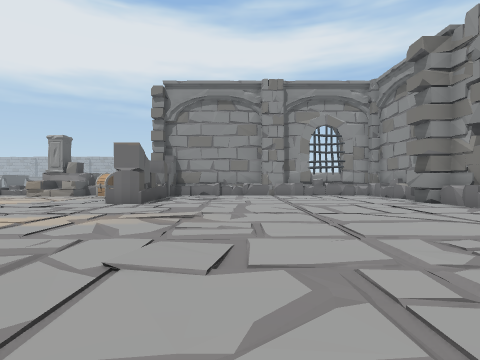
[1] (above)

23 first-person views from a walk through a scene from a Unity 3-D project. The camera is 1.4 m above the floor, looks level and sees 80° across. The floor is counted in squares, 2 m on a side. Each view is taken from the middle of a square. On the plan, view 1 faces up. The plan holds only what a view shows up to about 10 squares ahead; the rest is blank. The place goes on beyond the plan. The player is left out.

[2]
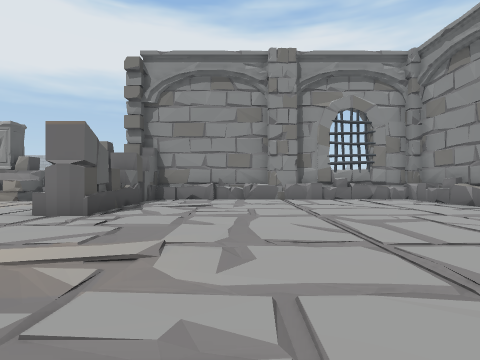

[3]
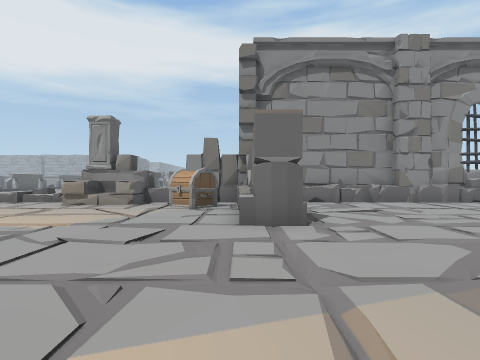

[4]
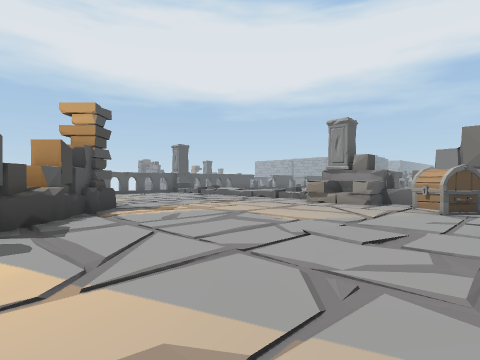

[5]
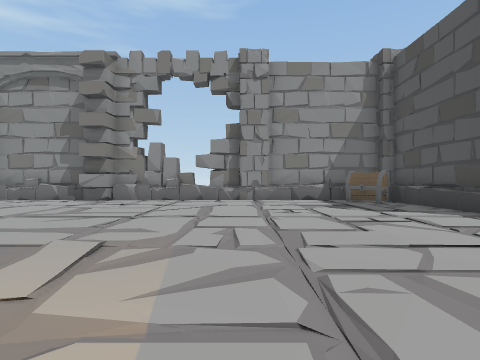

[6]
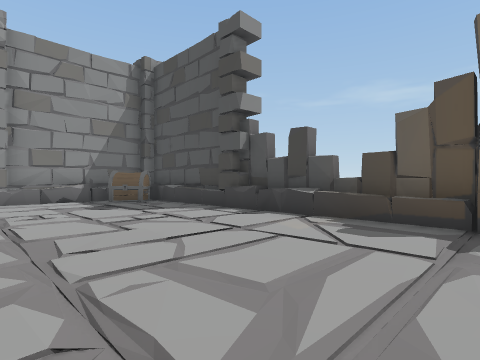

[7]
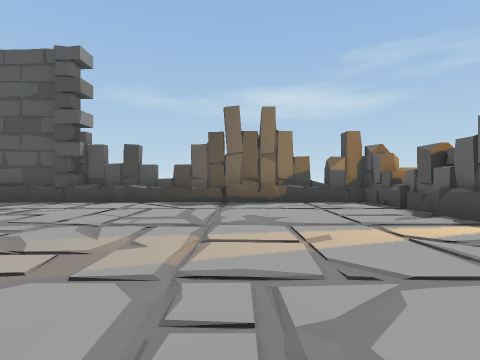

[8]
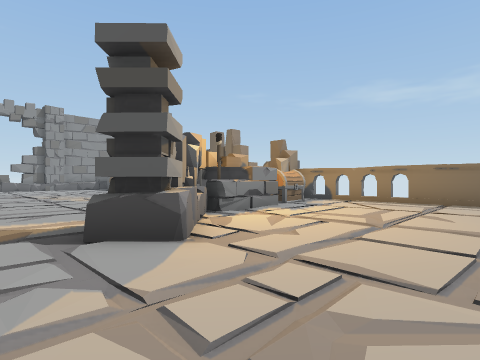

[9]
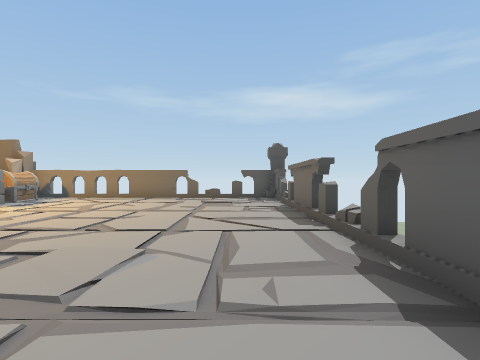

[10]
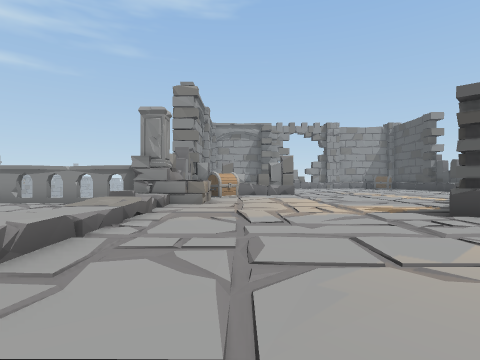

[11]
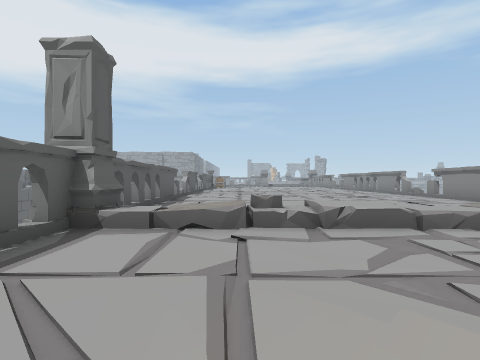

[12]
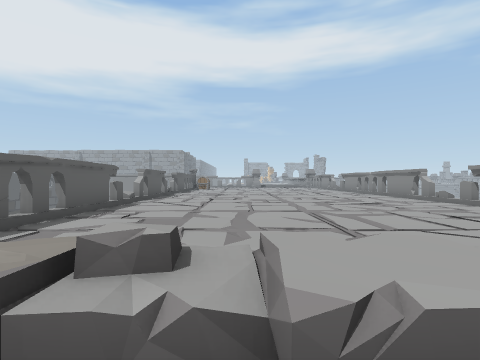

[13]
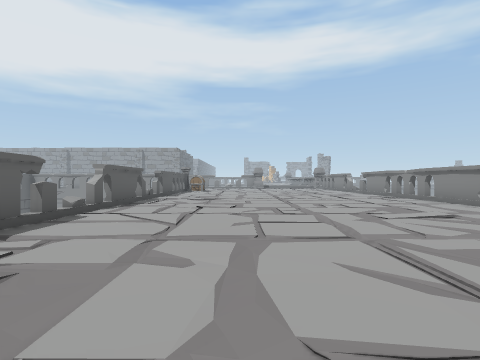

[14]
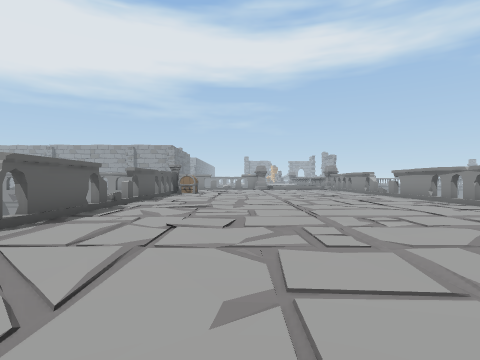

[15]
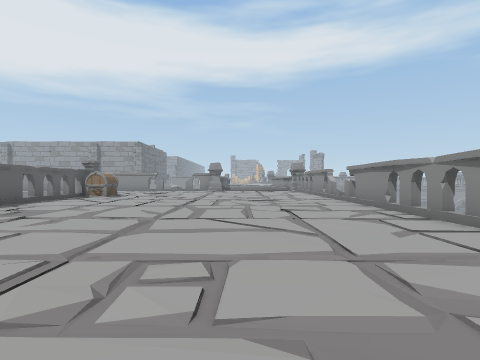

[16]
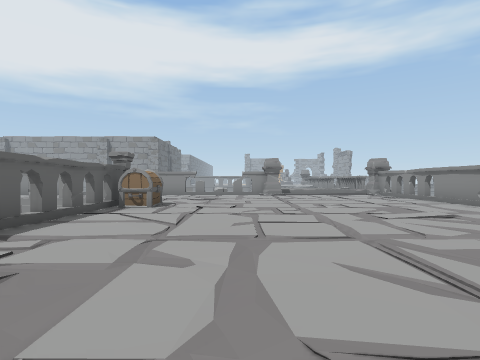

[17]
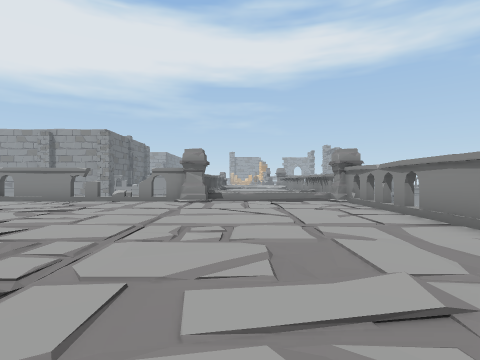

[18]
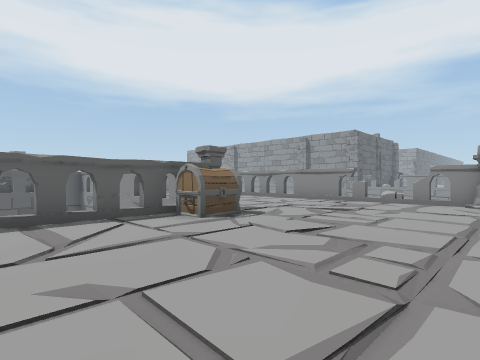

[19]
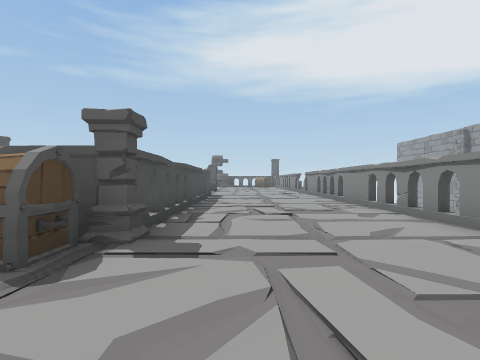

[20]
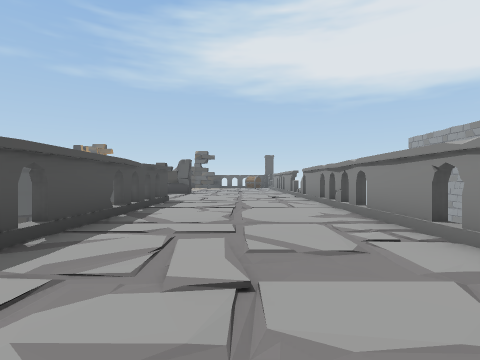

[21]
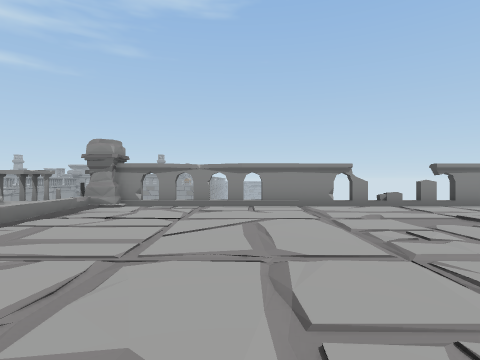

[22]
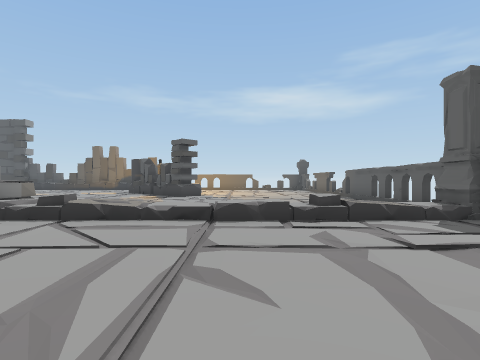

[23]
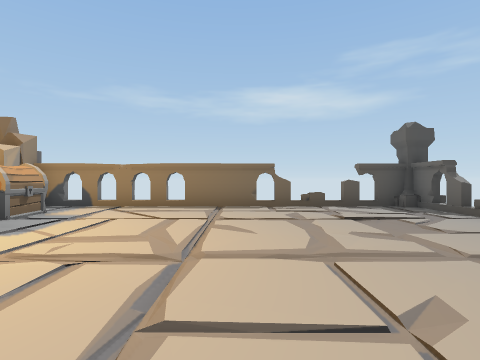

### Floor plan
Key: @ floor where view 1 was taken; # wall or solid block; x gap in a wall; . main floor; : floor 0.5 m higher than the main floor; / step, stairs or slope; = window, fence, low wall or low ledge; ^ raised ledge; v drop or lower ground; P pillar; C chest; T torch.
Columns run from 28 left of view 1 to 7 right of it. Each row starts with its distance up from view 1.
 39 ###########vv##P:::PP
 38 ..............//.../P
 37 ....................x
 36 ......./..../.......x
 35 ....................x
 34 ........#.P.........#
 33 #xxx##xxv#PC........#
 32 v        vC.........x
 31          v#....../..
 30          x..........v
 29          #.........#v
 28          #..........#
 27          v..........x
 26           ../.......x
 25          x..........x
 24          #..........#
 23          #..........#
 22          x..........x
 21          v#....../..v
 20          v..........v
 19          #.........#
 18          #..........#
 17          x..........x
 16          x../.......x
 15          x./........x
 14          PP/=:=/=x:P##    ^^^#
 13          PP/=.=//=.^######^^^####^#
 12          x../../...^#^CC##........^
 11          v#./..../.....C##./......^
 10          x..............##........^
  9          #..............^^........#
  8          #........................#
  7          x..... ..................^
  6          v#.....##........./......^
  5          v.......##...............#
  4          #........##..............#
  3          #........T##.............#^
  2           ........###.............^^
  1           ../.....C #.........../.^^
  0          x........CC#.......@....CC^
 -1          ##..#.....###^#^^^^^##^^C#
 -2           #v  ##xxxv ^ # ^^###

Positions as (right, up) in squares from view 1, and headings:
1: (0, 0), facing up
2: (0, 3), facing up
3: (-4, 4), facing up
4: (-4, 4), facing up-left
5: (-4, 4), facing right
6: (-4, 4), facing down-right
7: (-4, 8), facing down
8: (-15, 8), facing down-right
9: (-17, 10), facing down
10: (-17, 11), facing right
11: (-16, 9), facing up
12: (-15, 12), facing up
13: (-15, 15), facing up
14: (-15, 18), facing up
15: (-12, 21), facing up
16: (-15, 25), facing up
17: (-12, 29), facing up
18: (-13, 29), facing up-left
19: (-15, 35), facing left
20: (-19, 36), facing left
21: (-16, 35), facing right
22: (-14, 19), facing down
23: (-14, 6), facing down
